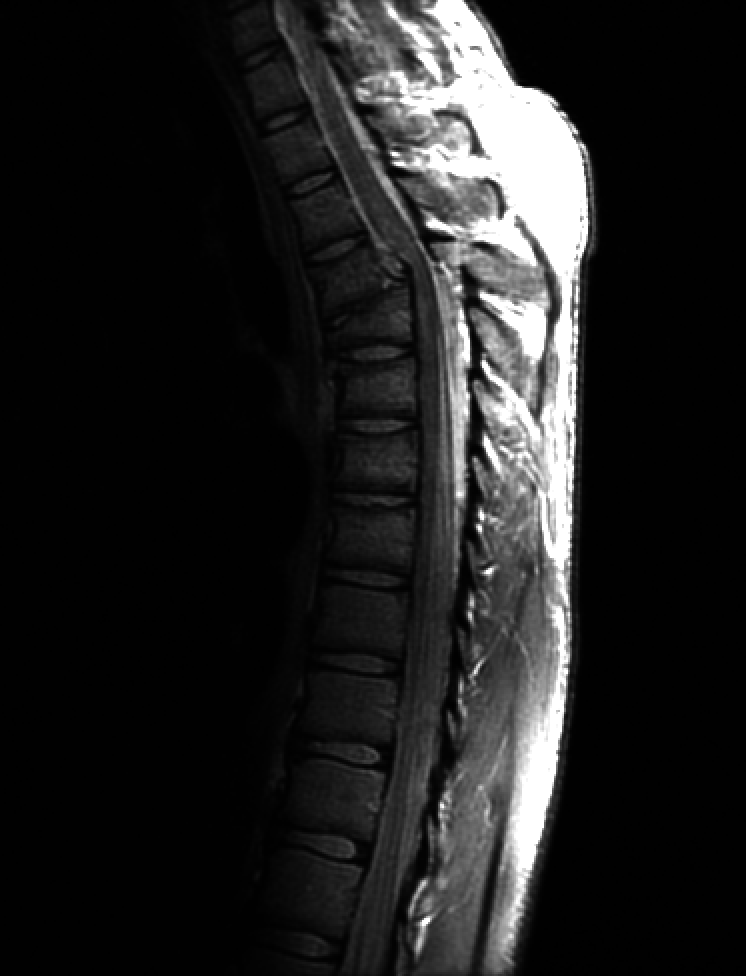
#> input picture images/gray/mri.tif, 746 x 976 px
$ python example_13_adaptive_eq.py   (older library calls are emulated)
#> lines starting #> are read from the running program, lines starting #| are printed output that depends on the picture
### pai_basic/pai_io.py
'''
Created on Aug 1, 2019

@author: jsaavedr
io functions
'''
import skimage.io as skio
import numpy as np
import utils

def imread(filename, as_gray = False):
#> called with filename = '../images/gray/mri.tif', as_gray = True
    image = skio.imread(filename, as_gray = as_gray)
#> image is the input picture: shape (976, 746); min 0, max 255, mean 32.6
    if image.dtype == np.float64 :
        image = utils.to_uint8(image)
    return image

### pai_basic/utils.py
'''
pai_basic.basis module
A set of basic functions to operate on gray-scale images
@author: jsaavedr
'''
import numpy as np
import scipy.ndimage.filters as nd_filters

#to uint8
def to_uint8(image) :
    if image.dtype == np.float64 :
        image = image * 255
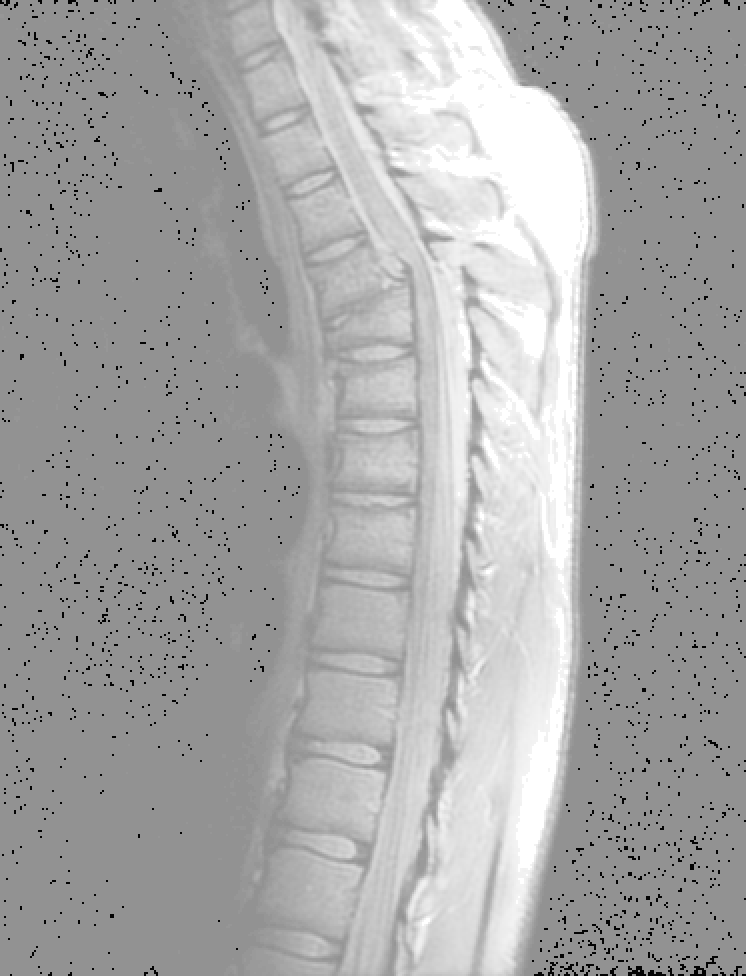
#> image: shape (976, 746) float64; min 3.71, max 255, mean 167.9
    image[image<0]=0
    image[image>255]=255
    image = image.astype(np.uint8, copy=False)
    return image

#get histogram of an image
# [104 lines left out: functions get_histogram, threshold, get_accum, get_threshold_otsu, equalize_image, get_gaussian2d and 5 more, not called in this run]


### pai_basic/example_13_adaptive_eq.py
'''
Created on Aug 6, 2019

@author: jsaavedr
Otsu
'''

import matplotlib.pyplot as plt
import utils
import pai_io
import skimage.exposure as exposure
import numpy as np

if __name__ == '__main__' :
    filename ='../images/gray/mri.tif'
    #filename ='../images/gray/im_3.tif'
    #filename ='../images/gray/im_3.tif'
    #filename ='../images/gray/Lowcontr.tif'
    image=pai_io.imread(filename, as_gray = True)
    image_eq = utils.to_uint8(exposure.equalize_hist(image))
    image_eqa = utils.to_uint8(exposure.equalize_adapthist(image,clip_limit=1   ))
#> in to_uint8 (call 2), `image = image * 255`:
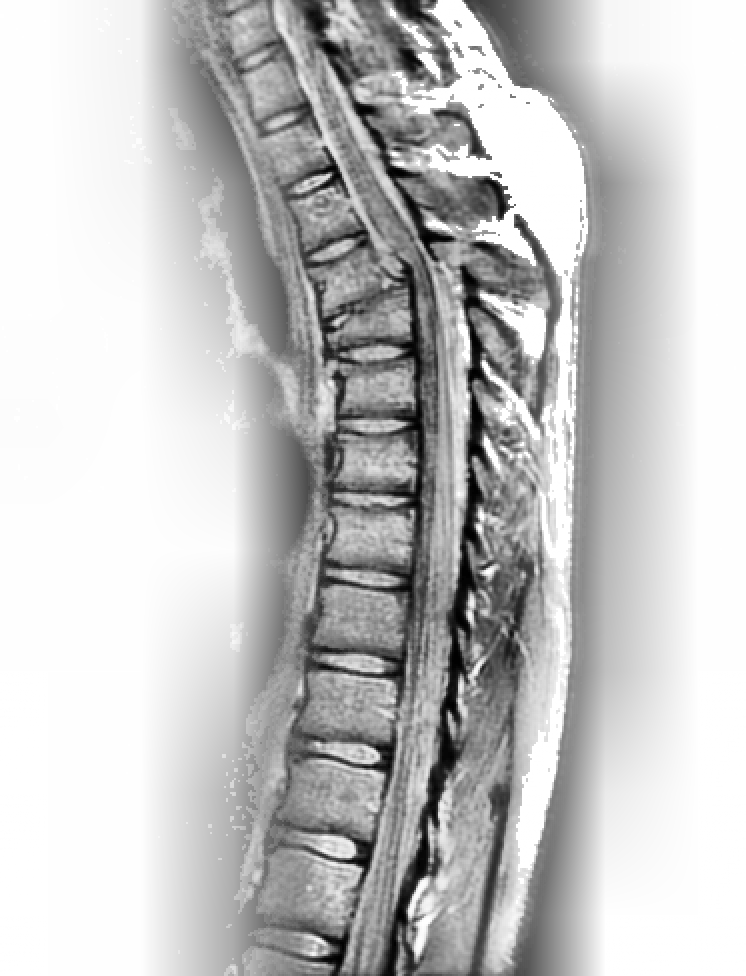
#> image: shape (976, 746) float64; min 0, max 255, mean 196
    fig, xs = plt.subplots(1,3)
    for i in range(3):
        xs[i].set_axis_off()
    xs[0].imshow(image, cmap = 'gray', vmin =0 , vmax=255)
    xs[0].set_title('Original')
    xs[1].imshow(image_eq, cmap = 'gray', vmin = 0, vmax = 255)
    xs[1].set_title('Eq')
    xs[2].imshow(image_eqa, cmap = 'gray', vmin = 0, vmax = 255)
    xs[2].set_title('Adaptive Eq')
    plt.show()
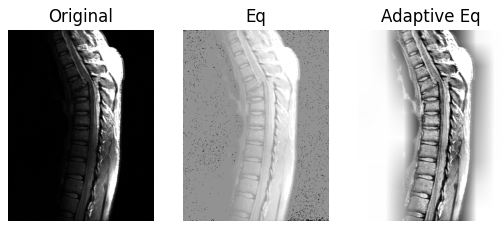
#> figure drawn by matplotlib, 3 panels

$ run again, with images/gray/Lowcontr.tif copied over images/gray/mri.tif
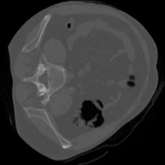
#> input picture images/gray/Lowcontr.tif, 165 x 165 px
#> in imread, image is the input picture: shape (165, 165); min 0, max 172, mean 55.2
#> in to_uint8 (call 2), `image = image * 255`:
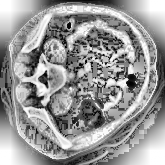
#> image: shape (165, 165) float64; min 0, max 255, mean 152.5
#> `plt.show()`:
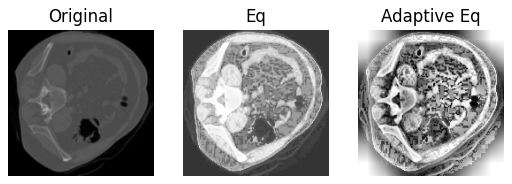
#> figure drawn by matplotlib, 3 panels
